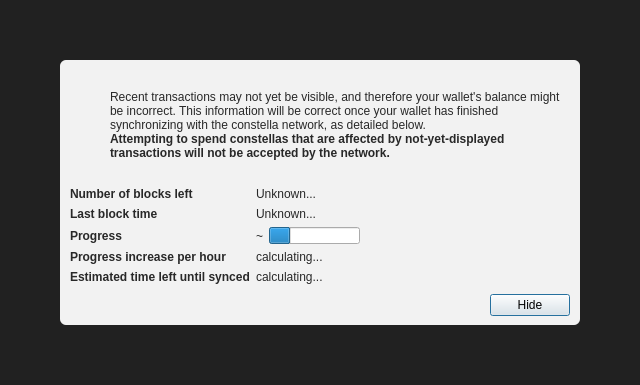
<?xml version="1.0" encoding="UTF-8"?>
<ui version="4.0">
 <class>ModalOverlay</class>
 <widget class="ModalOverlay" name="ModalOverlay">
  <property name="geometry">
   <rect>
    <x>0</x>
    <y>0</y>
    <width>640</width>
    <height>385</height>
   </rect>
  </property>
  <property name="windowTitle">
   <string>Form</string>
  </property>
  <layout class="QVBoxLayout" name="verticalLayout" stretch="0">
   <property name="sizeConstraint">
    <enum>QLayout::SetDefaultConstraint</enum>
   </property>
   <property name="leftMargin">
    <number>0</number>
   </property>
   <property name="topMargin">
    <number>0</number>
   </property>
   <property name="rightMargin">
    <number>0</number>
   </property>
   <property name="bottomMargin">
    <number>0</number>
   </property>
   <item>
    <widget class="QWidget" name="bgWidget" native="true">
     <property name="styleSheet">
      <string notr="true">#bgWidget { background: rgba(0,0,0,220); }</string>
     </property>
     <layout class="QVBoxLayout" name="verticalLayoutMain" stretch="1">
      <property name="leftMargin">
       <number>60</number>
      </property>
      <property name="topMargin">
       <number>60</number>
      </property>
      <property name="rightMargin">
       <number>60</number>
      </property>
      <property name="bottomMargin">
       <number>60</number>
      </property>
      <item>
       <widget class="QWidget" name="contentWidget" native="true">
        <property name="styleSheet">
         <string notr="true">#contentWidget { background: rgba(255,255,255,240); border-radius: 6px; }

QLabel { color: rgb(40,40,40);  }</string>
        </property>
        <layout class="QVBoxLayout" name="verticalLayoutSub" stretch="1,0,0,0">
         <property name="spacing">
          <number>0</number>
         </property>
         <property name="leftMargin">
          <number>10</number>
         </property>
         <property name="topMargin">
          <number>10</number>
         </property>
         <property name="rightMargin">
          <number>10</number>
         </property>
         <property name="bottomMargin">
          <number>10</number>
         </property>
         <item>
          <layout class="QHBoxLayout" name="horizontalLayoutIconText" stretch="0,1">
           <property name="topMargin">
            <number>20</number>
           </property>
           <item>
            <layout class="QVBoxLayout" name="verticalLayoutIcon">
             <property name="leftMargin">
              <number>0</number>
             </property>
             <item>
              <widget class="QPushButton" name="warningIcon">
               <property name="enabled">
                <bool>false</bool>
               </property>
               <property name="text">
                <string/>
               </property>
               <property name="icon">
                <iconset>
                 <normaloff>:/icons/warning</normaloff>
                 <disabledoff>:/icons/warning</disabledoff>:/icons/warning</iconset>
               </property>
               <property name="iconSize">
                <size>
                 <width>48</width>
                 <height>48</height>
                </size>
               </property>
               <property name="flat">
                <bool>true</bool>
               </property>
              </widget>
             </item>
             <item>
              <spacer name="verticalSpacerWarningIcon">
               <property name="orientation">
                <enum>Qt::Vertical</enum>
               </property>
               <property name="sizeHint" stdset="0">
                <size>
                 <width>20</width>
                 <height>40</height>
                </size>
               </property>
              </spacer>
             </item>
            </layout>
           </item>
           <item>
            <layout class="QVBoxLayout" name="verticalLayoutInfoText">
             <property name="leftMargin">
              <number>0</number>
             </property>
             <property name="topMargin">
              <number>0</number>
             </property>
             <item>
              <widget class="QLabel" name="infoText">
               <property name="text">
                <string>Recent transactions may not yet be visible, and therefore your wallet's balance might be incorrect. This information will be correct once your wallet has finished synchronizing with the constella network, as detailed below.</string>
               </property>
               <property name="textFormat">
                <enum>Qt::RichText</enum>
               </property>
               <property name="wordWrap">
                <bool>true</bool>
               </property>
              </widget>
             </item>
             <item>
              <widget class="QLabel" name="infoTextStrong">
               <property name="font">
                <font>
                 <weight>75</weight>
                 <bold>true</bold>
                </font>
               </property>
               <property name="text">
                <string>Attempting to spend constellas that are affected by not-yet-displayed transactions will not be accepted by the network.</string>
               </property>
               <property name="textFormat">
                <enum>Qt::RichText</enum>
               </property>
               <property name="wordWrap">
                <bool>true</bool>
               </property>
              </widget>
             </item>
             <item>
              <spacer name="verticalSpacerInTextSpace">
               <property name="orientation">
                <enum>Qt::Vertical</enum>
               </property>
               <property name="sizeHint" stdset="0">
                <size>
                 <width>20</width>
                 <height>40</height>
                </size>
               </property>
              </spacer>
             </item>
            </layout>
           </item>
          </layout>
         </item>
         <item>
          <spacer name="verticalSpacerAfterText">
           <property name="orientation">
            <enum>Qt::Vertical</enum>
           </property>
           <property name="sizeHint" stdset="0">
            <size>
             <width>20</width>
             <height>40</height>
            </size>
           </property>
          </spacer>
         </item>
         <item>
          <layout class="QFormLayout" name="formLayout">
           <property name="fieldGrowthPolicy">
            <enum>QFormLayout::FieldsStayAtSizeHint</enum>
           </property>
           <property name="horizontalSpacing">
            <number>6</number>
           </property>
           <property name="verticalSpacing">
            <number>6</number>
           </property>
           <property name="topMargin">
            <number>10</number>
           </property>
           <item row="0" column="0">
            <widget class="QLabel" name="labelNumberOfBlocksLeft">
             <property name="font">
              <font>
               <weight>75</weight>
               <bold>true</bold>
              </font>
             </property>
             <property name="text">
              <string>Number of blocks left</string>
             </property>
            </widget>
           </item>
           <item row="0" column="1">
            <widget class="QLabel" name="numberOfBlocksLeft">
             <property name="text">
              <string>Unknown...</string>
             </property>
            </widget>
           </item>
           <item row="1" column="0">
            <widget class="QLabel" name="labelLastBlockTime">
             <property name="font">
              <font>
               <weight>75</weight>
               <bold>true</bold>
              </font>
             </property>
             <property name="text">
              <string>Last block time</string>
             </property>
            </widget>
           </item>
           <item row="1" column="1">
            <widget class="QLabel" name="newestBlockDate">
             <property name="sizePolicy">
              <sizepolicy hsizetype="Maximum" vsizetype="Preferred">
               <horstretch>0</horstretch>
               <verstretch>0</verstretch>
              </sizepolicy>
             </property>
             <property name="text">
              <string>Unknown...</string>
             </property>
            </widget>
           </item>
           <item row="2" column="0">
            <widget class="QLabel" name="labelSyncDone">
             <property name="font">
              <font>
               <weight>75</weight>
               <bold>true</bold>
              </font>
             </property>
             <property name="text">
              <string>Progress</string>
             </property>
            </widget>
           </item>
           <item row="2" column="1">
            <layout class="QHBoxLayout" name="horizontalLayoutSync" stretch="0,1">
             <item>
              <widget class="QLabel" name="percentageProgress">
               <property name="text">
                <string notr="true">~</string>
               </property>
              </widget>
             </item>
             <item>
              <widget class="QProgressBar" name="progressBar">
               <property name="value">
                <number>24</number>
               </property>
               <property name="format">
                <string/>
               </property>
              </widget>
             </item>
            </layout>
           </item>
           <item row="4" column="0">
            <widget class="QLabel" name="labelProgressIncrease">
             <property name="font">
              <font>
               <weight>75</weight>
               <bold>true</bold>
              </font>
             </property>
             <property name="text">
              <string>Progress increase per hour</string>
             </property>
            </widget>
           </item>
           <item row="4" column="1">
            <widget class="QLabel" name="progressIncreasePerH">
             <property name="text">
              <string>calculating...</string>
             </property>
            </widget>
           </item>
           <item row="5" column="0">
            <widget class="QLabel" name="labelEstimatedTimeLeft">
             <property name="font">
              <font>
               <weight>75</weight>
               <bold>true</bold>
              </font>
             </property>
             <property name="text">
              <string>Estimated time left until synced</string>
             </property>
            </widget>
           </item>
           <item row="5" column="1">
            <widget class="QLabel" name="expectedTimeLeft">
             <property name="text">
              <string>calculating...</string>
             </property>
            </widget>
           </item>
          </layout>
         </item>
         <item>
          <layout class="QHBoxLayout" name="horizontalLayoutButtons">
           <property name="leftMargin">
            <number>10</number>
           </property>
           <property name="topMargin">
            <number>10</number>
           </property>
           <item>
            <spacer name="horizontalSpacer">
             <property name="orientation">
              <enum>Qt::Horizontal</enum>
             </property>
             <property name="sizeHint" stdset="0">
              <size>
               <width>40</width>
               <height>20</height>
              </size>
             </property>
            </spacer>
           </item>
           <item>
            <widget class="QPushButton" name="closeButton">
             <property name="text">
              <string>Hide</string>
             </property>
             <property name="focusPolicy">
              <enum>Qt::StrongFocus</enum>
             </property>
             <property name="default">
              <bool>true</bool>
             </property>
            </widget>
           </item>
          </layout>
         </item>
        </layout>
       </widget>
      </item>
     </layout>
    </widget>
   </item>
  </layout>
 </widget>
 <customwidgets>
  <customwidget>
   <class>ModalOverlay</class>
   <extends>QWidget</extends>
   <header>qt/modaloverlay.h</header>
   <container>1</container>
  </customwidget>
 </customwidgets>
 <resources/>
 <connections/>
</ui>
